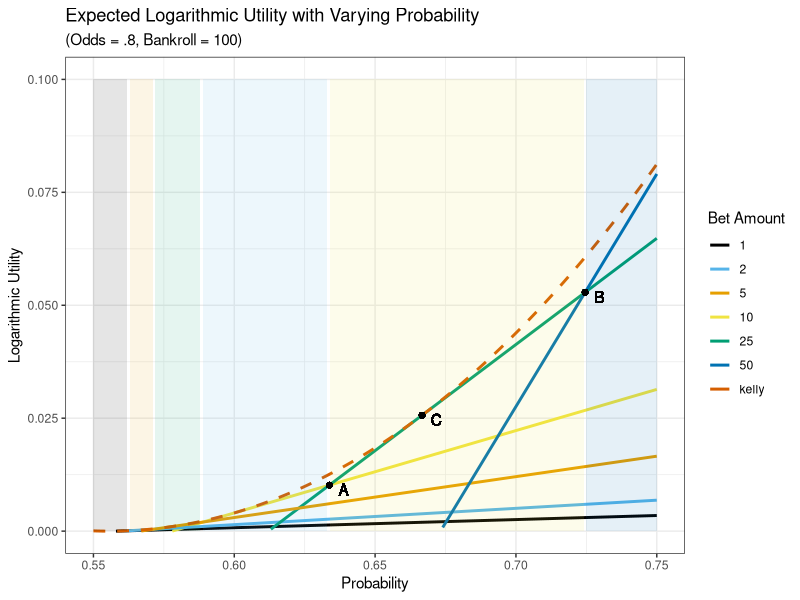
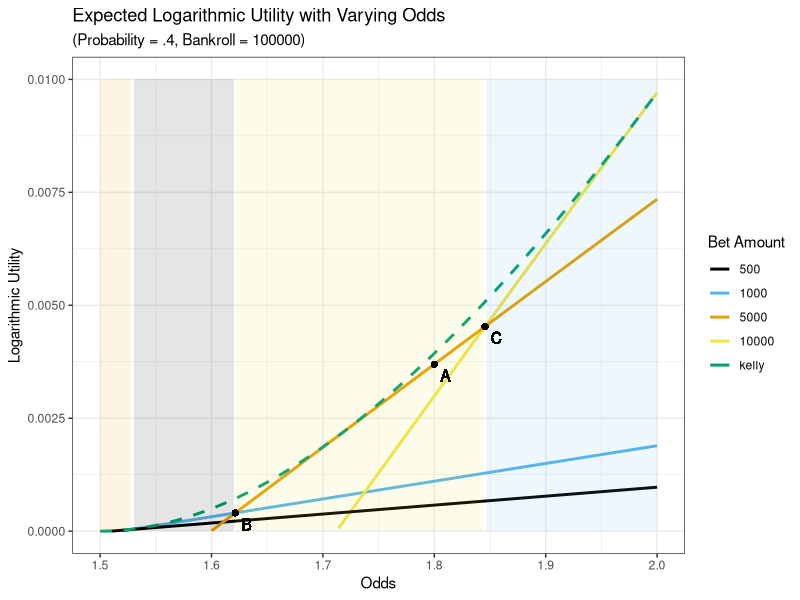
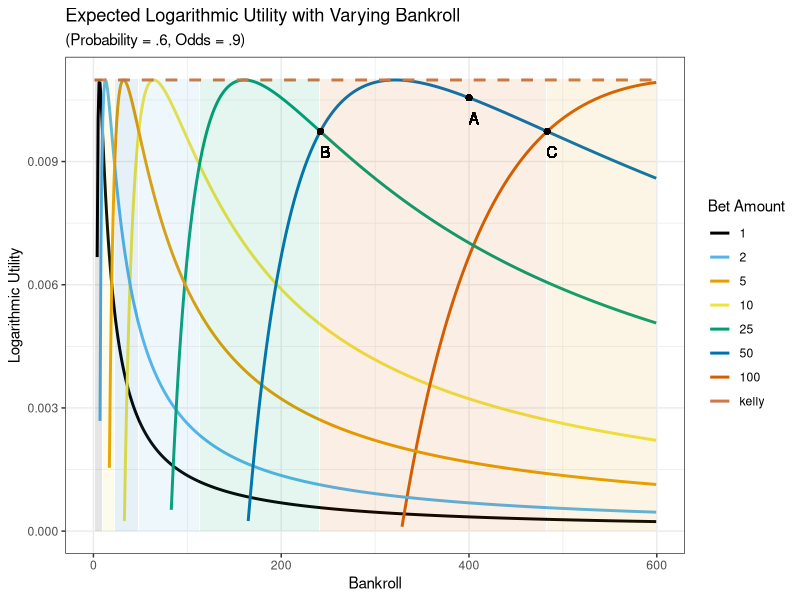

Recreate these plots in R, in order.
library(tidyverse)
library(RColorBrewer)

log_utility <- function(bankroll, amount, probability, odds) {
  return_this <- ifelse(amount >= bankroll, NA, 
                        probability * log(1 + odds * amount / bankroll) + 
                          (1 - probability) * log(1 - amount / bankroll))
  return_this
}

kelly <- function(odds, probability) {
  (probability * (odds + 1) - 1) / odds
}

intersection <- function(f1, f2, x_lower, x_higher, accuracy = .001, epsilon = .001){
  result = data.frame(x_values = seq(x_lower, x_higher, by = accuracy)) %>%
    mutate(f1_values = f1(x_values), f2_values = f2(x_values), difference = abs(f2_values - f1_values))
  min_difference = min(result$difference)
  min_entry = result[result$difference == min_difference,]
  if(min_difference < epsilon){
    min_entry$x_values
  }
  else{
    NA
  }
}

EV <- function(odds, probability, bet, bankroll){
  probability * log(1 + (odds * bet / bankroll)) + (1 - probability) * log(1 - (bet / bankroll))
}

my_colors <- c("#000000", "#56B4E9", "#E69F00", "#F0E442", 
               "#009E73", "#0072B2", "#D55E00", "#CC7947")

# Varying Probability

x_offset = .005
y_offset = -.001

odds = .8
probability = seq(0, 1, length.out = 1001)
bankroll = 100
amount = c(1, 2, 5, 10, 25, 50, "kelly")
univ = expand.grid(odds = odds, probability = probability, 
                   bankroll = bankroll, amount = amount, 
                   stringsAsFactors = FALSE) %>%
  mutate(
    amount_color = as.factor(amount),
    amount = ifelse(amount == "kelly", 
                    kelly(odds, probability) * bankroll, 
                    as.integer(amount)),
    utility = log_utility(bankroll = bankroll, odds = odds, 
                          probability = probability, amount = amount)) %>%
  mutate(is_kelly = ifelse(amount_color == "kelly", "Kelly", "non-Kelly"))

maxes = univ %>%
  filter(is_kelly == "non-Kelly") %>%
  group_by(odds, probability, bankroll) %>%
  slice(which.max(utility)) %>%
  select(odds, 
         probability, 
         bankroll, 
         best_bet = amount_color, 
         best_utility = utility)

univ %>%
  left_join(maxes) %>%
  ggplot(aes(x = probability, y = utility)) +
  geom_line(aes(color = amount_color, linetype = is_kelly), size = 1) +
  # geom_ribbon(aes(ymin = 0, ymax = best_utility, fill = best_bet), alpha = .1) +
  geom_ribbon(aes(ymin = 0, ymax = .1, fill = best_bet), alpha = .1) +
  xlim(.55, .75) + 
  ylim(0, .1) +
  scale_colour_manual(name  ="Bet Amount", 
                      breaks = c("1", "2", "5", "10", "25", "50", "kelly"), 
                      values = my_colors) +
  scale_fill_manual(values = my_colors) +
  scale_linetype_manual(values = c("Kelly" = "dashed", "non-Kelly" = "solid")) + 
  guides(linetype = FALSE, fill = FALSE, size = FALSE) +
  xlab("Probability") + 
  ylab("Logarithmic Utility") + 
  ggtitle("Expected Logarithmic Utility with Varying Probability", 
          subtitle = "(Odds = .8, Bankroll = 100)") + 
  theme_bw() +
  geom_point(aes(x=0.7245419, y=0.05285527)) +
  geom_text(aes(x=0.7245419 + x_offset, y=0.05285527 + y_offset, label = 'B')) +
  geom_point(aes(x=0.6337606, y=0.0101877)) +
  geom_text(aes(x=0.6337606 + x_offset, y=0.0101877 + y_offset, label = 'A')) +
  geom_point(aes(x=2/3, y=0.02565368)) +
  geom_text(aes(x=2/3 + x_offset, y=0.02565368 + y_offset, label = 'C'))

# Varying Odds

x_offset = .01
y_offset = -.00025

odds = seq(1, 3, length.out = 1001)
probability = .4
bankroll = 100000
amount = c(500, 1000, 5000, 10000, "kelly")
univ = expand.grid(odds = odds, probability = probability, 
                   bankroll = bankroll, amount = amount, 
                   stringsAsFactors = FALSE) %>%
  mutate(
    amount_color = as.factor(amount),
    amount = ifelse(amount == "kelly", kelly(odds, probability) * bankroll, as.integer(amount)),
    utility = log_utility(bankroll = bankroll, odds = odds, 
                          probability = probability, amount = amount)) %>%
  mutate(is_kelly = ifelse(amount_color == "kelly", "Kelly", "non-Kelly"))

maxes = univ %>%
  filter(is_kelly == "non-Kelly") %>%
  group_by(odds, probability, bankroll) %>%
  slice(which.max(utility)) %>%
  select(odds, probability, bankroll, best_bet = amount_color, best_utility = utility)

univ %>%
  left_join(maxes) %>%
  ggplot(aes(x = odds, y = utility)) +
  geom_line(aes(color = amount_color, linetype = is_kelly), size = 1) + 
  # geom_ribbon(aes(ymin = 0, ymax = best_utility, fill = best_bet), alpha = .2) +
  geom_ribbon(aes(ymin = 0, ymax = .01, fill = best_bet), alpha = .1) +
  xlim(1.5, 2) + 
  ylim(0, .01) +
  scale_colour_manual(name  ="Bet Amount", breaks = c("500", "1000", "5000", "10000", "kelly"), values = my_colors) +
  scale_fill_manual(values = my_colors) +
  scale_linetype_manual(values = c("Kelly" = "dashed", "non-Kelly" = "solid")) + 
  guides(linetype = FALSE, fill = FALSE) +
  xlab("Odds") + ylab("Logarithmic Utility") + 
  ggtitle("Expected Logarithmic Utility with Varying Odds", subtitle = "(Probability = .4, Bankroll = 100000)") + 
  theme_bw() +
  geom_point(aes(x=1.62132, y=0.0004030681)) +
  geom_text(aes(x=1.62132 + x_offset, y=0.0004030681 + y_offset, label = 'B')) +
  geom_point(aes(x=1.845514, y=0.004529356)) +
  geom_text(aes(x=1.845514 + x_offset, y=0.004529356 + y_offset, label = 'C')) +
  geom_point(aes(x=1.8, y=0.003695102)) +
  geom_text(aes(x=1.8 + x_offset, y=0.003695102 + y_offset, label = 'A'))


# Varying Bankroll

odds = .9
probability = .6
bankroll = seq(1, 1000, length.out = 1001)
amount = c(1, 2, 5, 10, 25, 50, 100, "kelly")
univ = expand.grid(odds = odds, probability = probability, 
                   bankroll = bankroll, amount = amount, 
                   stringsAsFactors = FALSE) %>%
  mutate(
    amount_color = as.factor(amount),
    amount = ifelse(amount == "kelly", kelly(odds, probability) * bankroll, as.integer(amount)),
    utility = log_utility(bankroll = bankroll, odds = odds, 
                          probability = probability, amount = amount)) %>%
  mutate(is_kelly = ifelse(amount_color == "kelly", "Kelly", "non-Kelly"))

maxes = univ %>%
  filter(is_kelly == "non-Kelly") %>%
  group_by(odds, probability, bankroll) %>%
  slice(which.max(utility)) %>%
  select(odds, probability, bankroll, best_bet = amount_color, best_utility = utility)

x_offset = 5
y_offset = -.0005

univ %>%
  left_join(maxes) %>%
  ggplot(aes(x = bankroll, y = utility)) +
  geom_line(aes(color = amount_color, linetype = is_kelly), size = 1) + 
  # geom_ribbon(aes(ymin = 0, ymax = best_utility, fill = best_bet), alpha = .2) + 
  geom_ribbon(aes(ymin = 0, ymax = .011, fill = best_bet), alpha = .1) + 
  
  ylim(0, .011) + 
  xlim(0, 600) +
  scale_colour_manual(name  ="Bet Amount", breaks = c("1", "2", "5", "10", "25", "50", "100", "kelly"), values = my_colors) +
  scale_fill_manual(values = my_colors) +
  scale_linetype_manual(values = c("Kelly" = "dashed", "non-Kelly" = "solid")) + 
  guides(linetype=FALSE, fill = FALSE) +
  xlab("Bankroll") + ylab("Logarithmic Utility") + 
  ggtitle("Expected Logarithmic Utility with Varying Bankroll", subtitle = "(Probability = .6, Odds = .9)") + 
  theme_bw() + 
  geom_point(aes(x=241.618691, y=0.009733776)) +
  geom_text(aes(x=241.618691 + x_offset, y=0.009733776 + y_offset, label = 'B')) +
  geom_point(aes(x=483.237382, y=0.009733776)) +
  geom_text(aes(x=483.237382 + x_offset, y=0.009733776 + y_offset, label = 'C')) +
  geom_point(aes(x=400, y=0.01055328)) +
  geom_text(aes(x=400 + x_offset, y=0.01055328 + y_offset, label = 'A'))
